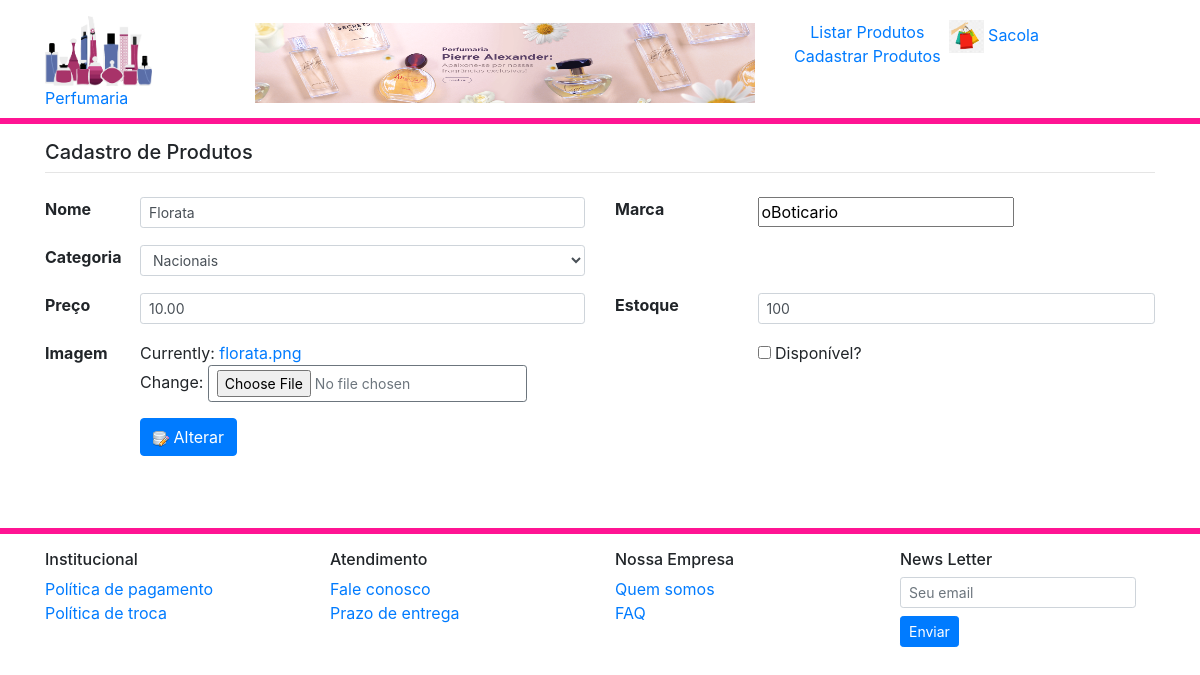
The page /produto/edita_produto/1/ (signed in) on the database as committed earlier.
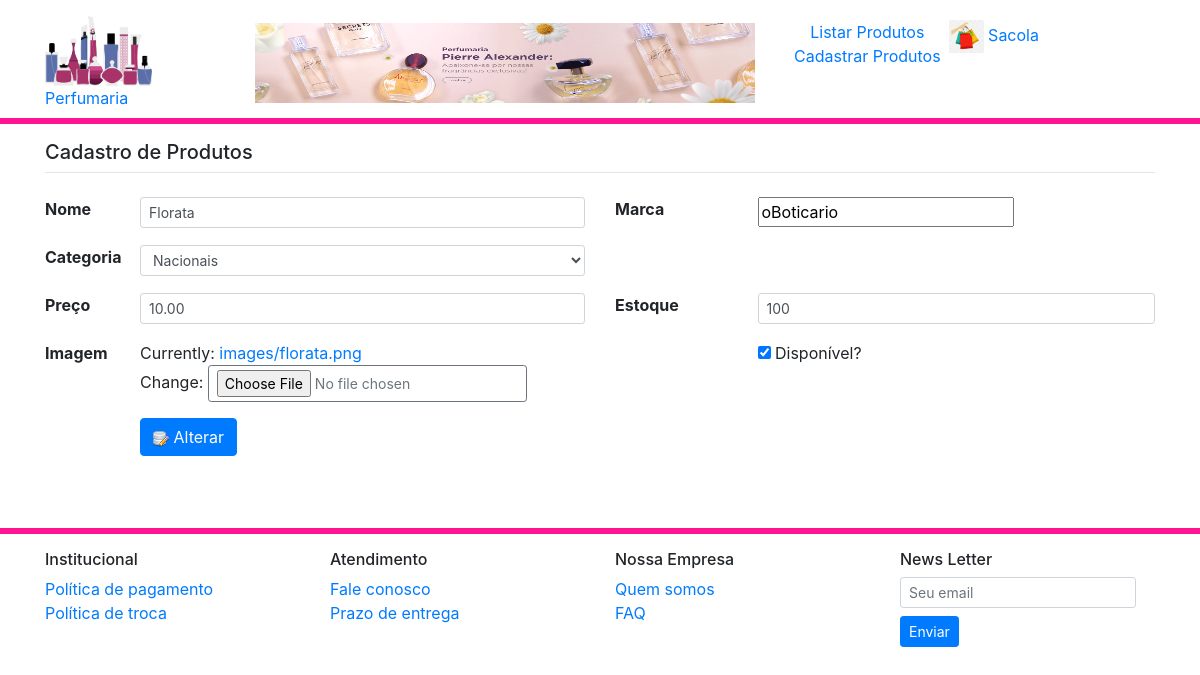
The same page on the database as committed later.
### produto/models.py (models this page shows, shortened)
class Product(models.Model):
    name = models.CharField(max_length=70, db_index=True, unique=True)
    category = models.ForeignKey(Category, on_delete=models.DO_NOTHING)
    branch = models.CharField(max_length=70, default='')
    slug = models.SlugField(max_length=70)
    image = models.ImageField(upload_to='images/')
    quantity = models.IntegerField(default=0)
    price = models.DecimalField(max_digits=5, decimal_places=2, default=0)
    available = models.BooleanField(default=False)
    class Meta:
        db_table="product"
        ordering = ("name",)

### produto/views.py (the view)
# urls.py: path('edita_produto/<int:id>/', views.edita_produto, name='edita_produto'),
@user_passes_test(lambda u: u.is_staff)
def edita_produto(request, id):
    produto = get_object_or_404(Product, pk=id)
    produto_form = ProductForm(instance=produto)
    request.session['produto_id'] = id
    return render(request, 'product/cadastra_produto.html', {'form': produto_form})

### categoria/models.py (called while the page is built)
    def __str__(self):
        return self.name

### produto/templates/product/cadastra_produto.html (shortened to what this page needs)
{% extends 'base.html' %}
{% load static %}
{% block corpo %}
   <div class='mb-4'>
      <h5>Cadastro de Produtos</h5>
      <hr class='mt-0'>
   </div>
   <form action="{% url 'produto:cadastra_produto' %}" method="POST" class="pb-4"
         enctype="multipart/form-data" novalidate style="min-height: 323px">
      <div class="row mb-xl-3">
         <div class="col-xl-6">
            <div class="row">
               <label for="id_nome" class="col-xl-2 font-weight-bold">Nome</label>
               <div class="col-xl-10">
                  {{ form.name }}
               </div>
            </div>
         </div>
         <div class="col-xl-6">
            <div class="row">
               <label for="id_descricao" class="col-xl-3 font-weight-bold">Marca</label>
               <div class="col-xl-9">
                  {{ form.branch }}
               </div>
            </div>
         </div>
      </div>
      <div class="row mb-xl-3">
         <div class="col-xl-6">
            <div class="row">
               <label for="id_categoria" class="col-xl-2 font-weight-bold">Categoria</label>
               <div class="col-xl-10">
                  {{ form.category }}
               </div>
            </div>
         </div>
      </div>
      <div class="row mb-xl-3">
         <div class="col-xl-6">
            <div class="row">
               <label for="id_preco" class="col-xl-2 font-weight-bold">Preço</label>
               <div class="col-xl-10">
                  {{ form.price }}
               </div>
            </div>
         </div>
         <div class="col-xl-6">
            <div class="row">
               <label for="id_qtd_estoque" class="col-xl-3 font-weight-bold">Estoque</label>
               <div class="col-xl-9">
                  {{ form.quantity }}
               </div>
            </div>
         </div>
      </div>
      <div class="row mb-3">
         <div class="col-xl-6">
            <div class="row">
               <label for="id_imagem" class="col-xl-2 font-weight-bold">Imagem</label>
               <div class="col-xl-10">
                  {{ form.image }}
               </div>
            </div>
         </div>
         <div class="col-xl-6">
            <div class="row">
               <div class="offset-xl-3 col-xl-9">
                  <div class="form-check pl-0 mt-xl-0 mt-2">
                     {{ form.available }}
                     <label for="id_disponivel" class="form-check-label">Disponível?</label>
                  </div>
               </div>
            </div>
         </div>
      </div>
      <div class="row mb-5">
         <div class="col-xl-6">
            <div class="row">
               <div class="col-xl-10 offset-xl-2">
                  <button id="botao" type="submit" class="btn btn-primary">
                     {% if 'produto_id' in request.session %}
                        <img src="{% static 'images/skin/database_edit.png' %}"> Alterar
                     {% else %}
                        <img src="{% static 'images/skin/database_add.png' %}"> Cadastrar
                     {% endif %}
                  </button>
               </div>
            </div>
         </div>
      </div>
   </form>
{% endblock %}

Rows that differ between the two databases and show on the page:
changed Product "Florata": available "☐" → "☑"
Other text that changed with them:
text no longer shown: "Currently: florata.png Change:"
text now shown: "Currently: images/florata.png Change:"
